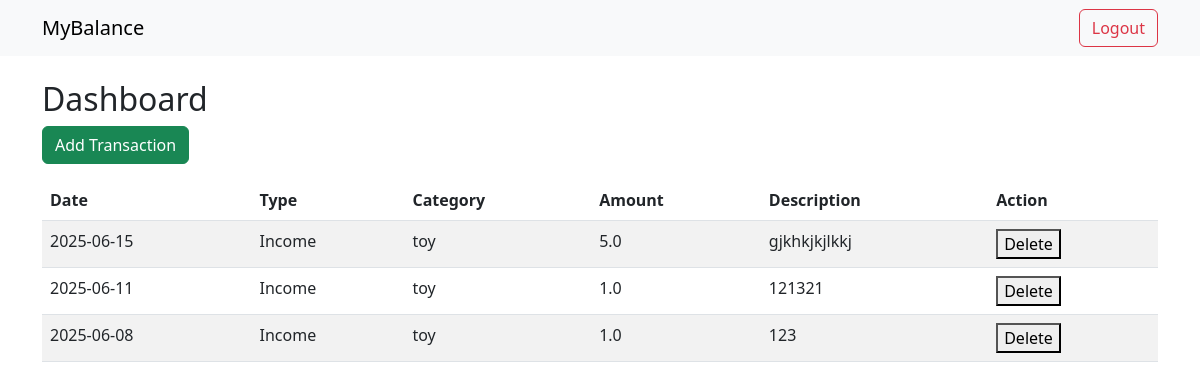
The page /dashboard (signed in) on the database as committed earlier.
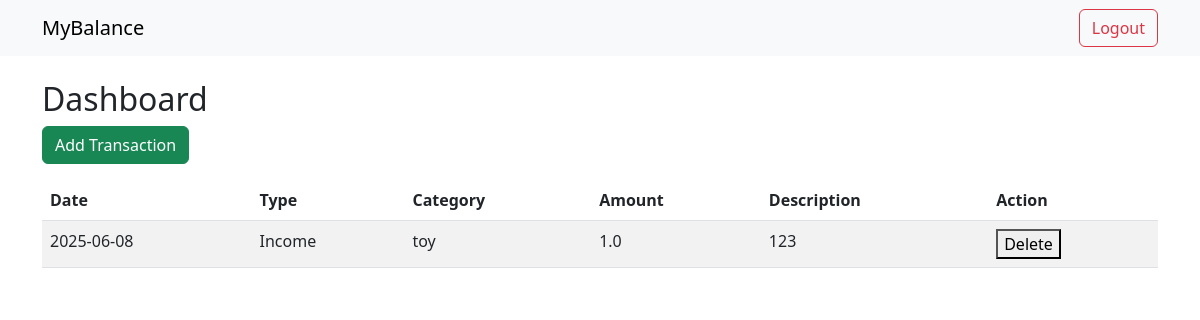
The same page on the database as committed later.
### tables this page shows
CREATE TABLE transactions (
              id INTEGER PRIMARY KEY AUTOINCREMENT,
              user_id INTEGER,
              date TEXT,
              type TEXT,
              category TEXT,
              amount REAL,
              description TEXT,
              FOREIGN KEY(user_id) REFERENCES users(id)
              );

### app.py (the view)
@app.route('/dashboard')
def dashboard():
        if 'user_id' not in session:
            return redirect(url_for('login'))
        conn=sqlite3.connect('MyBalance.db')
        c=conn.cursor()
        c.execute('SELECT id, date, type, category, amount, description FROM transactions WHERE user_id=? ORDER BY date DESC',(session['user_id'],) )
        transactions=c.fetchall()
        conn.close()
        return render_template('dashboard.html', transactions=transactions)

### templates/dashboard.html (shortened to what this page needs)
{% extends 'base.html' %}
{% block content %}
<h2>Dashboard</h2>
<a href="{{ url_for('add') }}" class="btn btn-success mb-3">Add Transaction</a>
<table class="table table-striped">
    <thead>
        <tr>
            <th>Date</th>
            <th>Type</th>
            <th>Category</th>
            <th>Amount</th>
            <th>Description</th>
            <th>Action</th>
        </tr>
    </thead>
    <tbody>
        {% for t in transactions %}
        <tr>
            <td>{{ t[1] }}</td>
            <td>{{ t[2] }}</td>
            <td>{{ t[3] }}</td>
            <td>{{ t[4] }}</td>
            <td>{{ t[5] }}</td>
            <td>
                <form action="{{ url_for('confirm_delete',id=t[0])}}" method="get">
                    <button type="submit">Delete</button>
                </form>
            </td>
        </tr>
        {% endfor %}
    </tbody>
</table>
{% endblock %}

### templates/base.html (shortened to what this page needs)
<!doctype html>
<html lang="en">
<head>
    <link href="https://cdn.jsdelivr.net/npm/bootstrap@5.3.0/dist/css/bootstrap.min.css" rel="stylesheet">
</head>
<body>
<nav class="navbar navbar-expand-lg navbar-light bg-light mb-4">
    <div class="container">
        <a class="navbar-brand" href="{{ url_for('home') }}">MyBalance</a>
        <div>
            {% if 'user_id' in session %}
                <a class="btn btn-outline-danger" href="{{ url_for('logout') }}">Logout</a>
            {% else %}
                <a class="btn btn-outline-primary" href="{{ url_for('login') }}">Login</a>
                <a class="btn btn-outline-success" href="{{ url_for('register') }}">Register</a>
            {% endif %}
        </div>
    </div>
</nav>
<div class="container">
    {% block content %}{% endblock %}
</div>
</body>
</html>

Rows that differ between the two databases and show on the page:
removed transactions: date "2025-06-15", type "Income", category "toy", amount "5.0", description "gjkhkjkjlkkj"
removed transactions: date "2025-06-11", type "Income", category "toy", amount "1.0", description "121321"
